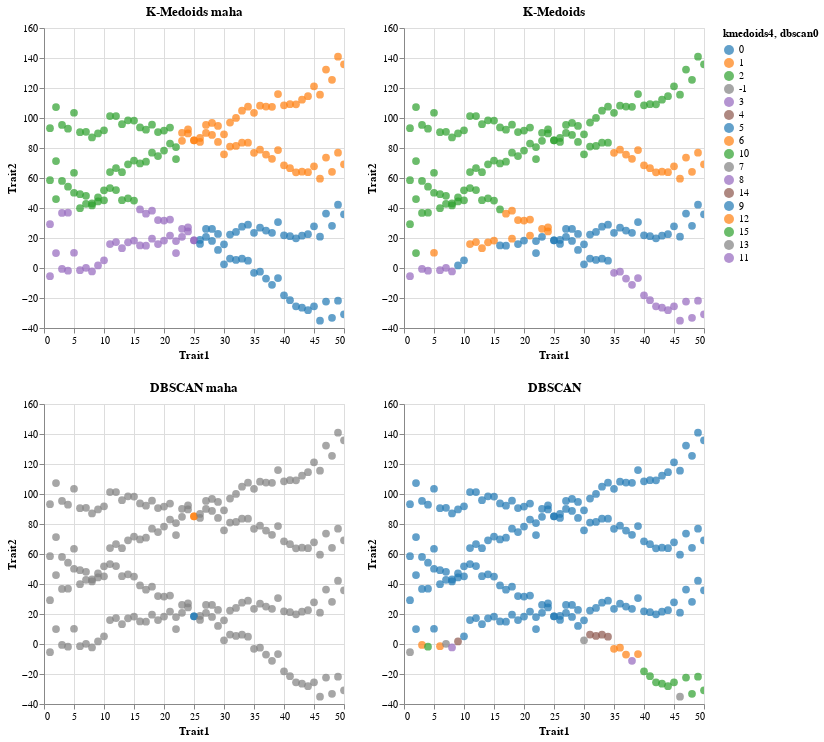

Write notebook code for a chart like this one.
### Markdown cell above
## Plots the same clustering methods with different metrics

### Code cell
(kmedoi_maha | kmedoi_new) & (dbscan_maha | dbscan_new)

### Figure 1 — Vega-Lite specification as saved in the notebook (floating-point values rounded to 4 significant figures; data arrays with more than 128 entries replaced by an {"elided": "..."} marker saying what was removed)
{"config": {"view": {"continuousWidth": 300, "continuousHeight": 300}}, "vconcat": [{"hconcat": [{"data": {"name": "data-43dd7264a11b5ed7cff16bb818138c21"}, "mark": {"type": "circle", "size": 60}, "encoding": {"color": {"field": "kmedoids4", "scale": {"domain": [0.0, 1.0, 2.0, -1.0, 3.0, 4.0], "range": ["#1f77b4", "#ff7f0e", "#2ca02c", "#808080", "#9467bd", "#8c564b"]}, "type": "nominal"}, "tooltip": [{"field": "dbscan0", "type": "quantitative"}, {"field": "kmedoids4", "type": "quantitative"}, {"field": "mixture", "type": "quantitative"}], "x": {"field": "Trait1", "type": "quantitative"}, "y": {"field": "Trait2", "type": "quantitative"}}, "name": "view_76", "title": "K-Medoids maha"}, {"data": {"name": "data-18d1e25f610edd8c829fd6583a2f60ce"}, "mark": {"type": "circle", "size": 60}, "encoding": {"color": {"field": "kmedoids4", "scale": {"domain": [0.0, 1.0, -1.0, 2.0, 3.0, 4.0, 5.0, 6.0, 10.0, 7.0, 8.0, 14.0, 9.0, 12.0, 15.0, 13.0, 11.0], "range": ["#1f77b4", "#ff7f0e", "#808080", "#d62728", "#9467bd", "#8c564b", "#e377c2", "#7f7f7f", "#bcbd22", "#17becf", "#1f77b4", "#ff7f0e", "#2ca02c", "#d62728", "#9467bd", "#8c564b", "#e377c2"]}, "type": "nominal"}, "tooltip": [{"field": "affinity", "type": "quantitative"}, {"field": "Agglomerative", "type": "quantitative"}, {"field": "dbscan0", "type": "quantitative"}, {"field": "kmedoids4", "type": "quantitative"}, {"field": "kmeans4", "type": "quantitative"}, {"field": "kmeans_minibatch4", "type": "quantitative"}, {"field": "optics", "type": "quantitative"}, {"field": "mixture", "type": "quantitative"}], "x": {"field": "Trait1", "type": "quantitative"}, "y": {"field": "Trait2", "type": "quantitative"}}, "name": "view_77", "title": "K-Medoids"}]}, {"hconcat": [{"data": {"name": "data-43dd7264a11b5ed7cff16bb818138c21"}, "mark": {"type": "circle", "size": 60}, "encoding": {"color": {"field": "dbscan0", "scale": {"domain": [0.0, 1.0, 2.0, -1.0, 3.0, 4.0], "range": ["#1f77b4", "#ff7f0e", "#2ca02c", "#808080", "#9467bd", "#8c564b"]}, "type": "nominal"}, "tooltip": [{"field": "dbscan0", "type": "quantitative"}, {"field": "kmedoids4", "type": "quantitative"}, {"field": "mixture", "type": "quantitative"}], "x": {"field": "Trait1", "type": "quantitative"}, "y": {"field": "Trait2", "type": "quantitative"}}, "name": "view_78", "title": "DBSCAN maha"}, {"data": {"name": "data-18d1e25f610edd8c829fd6583a2f60ce"}, "mark": {"type": "circle", "size": 60}, "encoding": {"color": {"field": "dbscan0", "scale": {"domain": [0.0, 1.0, -1.0, 2.0, 3.0, 4.0, 5.0, 6.0, 10.0, 7.0, 8.0, 14.0, 9.0, 12.0, 15.0, 13.0, 11.0], "range": ["#1f77b4", "#ff7f0e", "#808080", "#d62728", "#9467bd", "#8c564b", "#e377c2", "#7f7f7f", "#bcbd22", "#17becf", "#1f77b4", "#ff7f0e", "#2ca02c", "#d62728", "#9467bd", "#8c564b", "#e377c2"]}, "type": "nominal"}, "tooltip": [{"field": "affinity", "type": "quantitative"}, {"field": "Agglomerative", "type": "quantitative"}, {"field": "dbscan0", "type": "quantitative"}, {"field": "kmedoids4", "type": "quantitative"}, {"field": "kmeans4", "type": "quantitative"}, {"field": "kmeans_minibatch4", "type": "quantitative"}, {"field": "optics", "type": "quantitative"}, {"field": "mixture", "type": "quantitative"}], "x": {"field": "Trait1", "type": "quantitative"}, "y": {"field": "Trait2", "type": "quantitative"}}, "name": "view_79", "title": "DBSCAN"}]}], "params": [{"name": "param_66", "select": {"type": "interval", "encodings": ["x", "y"]}, "bind": "scales", "views": ["view_76"]}, {"name": "param_59", "select": {"type": "interval", "encodings": ["x", "y"]}, "bind": "scales", "views": ["view_77"]}, {"name": "param_65", "select": {"type": "interval", "encodings": ["x", "y"]}, "bind": "scales", "views": ["view_78"]}, {"name": "param_58", "select": {"type": "interval", "encodings": ["x", "y"]}, "bind": "scales", "views": ["view_79"]}], "$schema": "https://vega.github.io/schema/vega-lite/v5.16.3.json", "datasets": {"data-43dd7264a11b5ed7cff16bb818138c21": {"elided": "200 records"}, "data-18d1e25f610edd8c829fd6583a2f60ce": {"elided": "200 records"}}}
